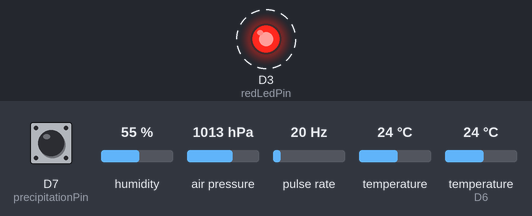
Simulated run of this sketch. Board: ESP8266 (NodeMCU). Shown: output pins drawn as LEDs (lit = HIGH). Wiring (inferred from the names in the program): pulse sensor: data D5. Dashed ring = blinking. The test bench sets the inputs (shaded band); at power-on: pulse rate 20 Hz, D7 (precipitationPin) HIGH, humidity 55 %, air pressure 1013 hPa, temperature 24 °C, temperature (sensor on D6) 24 °C. WiFi joins after 1.5 s; servers stay silent unless stated; uploads are accepted with an empty reply; what the sketch prints to the serial monitor is not drawn.

Above: at 1.2 s.
1.3 s: pulse rate (sensor on D5) set to 96 Hz
At 1.46 s:
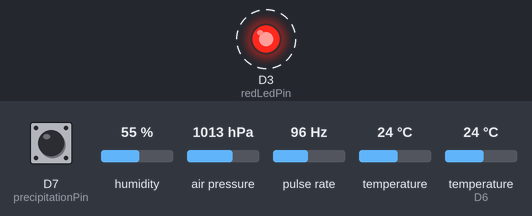
4.8 s: pulse rate (sensor on D5) set to 100 Hz
At 5.9 s:
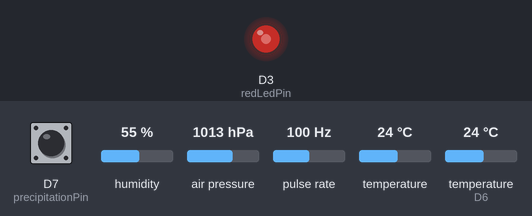
6.4 s: pulse rate (sensor on D5) set to 4 Hz
At 6.65 s:
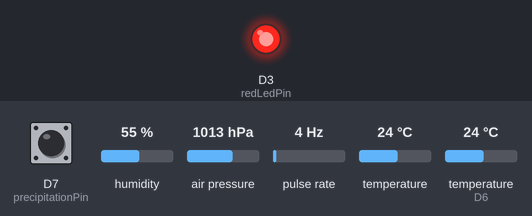
9.9 s: pulse rate (sensor on D5) set to 196 Hz
11.4 s: pulse rate (sensor on D5) set to 50 Hz
At 14.34 s:
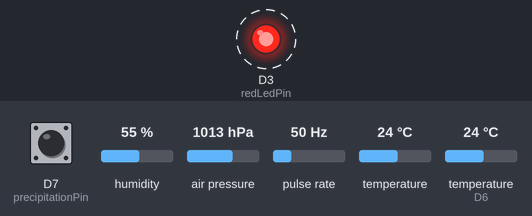
14.9 s: pulse rate (sensor on D5) set to 102 Hz
Timing chart, 0 to 17.5 s (numbered marks = the images above; inputs shaded):
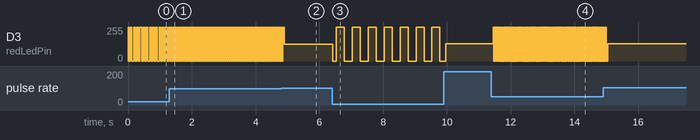

Measured:
- the behaviour switches between 99 and 100 Hz on pulse rate (sensor on D5) (found by bisection; images 1 and 2)
- after the input at 1.3 s, D3 (redLedPin): alternates 255/255 for 0.01 s and 0/255 for 0.01 s, starting after 0.07 s
- after the input at 6.4 s, D3 (redLedPin): 127/255 → 0/255 at once, then repeats every 0.50 s: 255/255 0.25 s, 0/255 0.25 s
- after the input at 11.4 s, D3 (redLedPin): alternates 255/255 for 0.02 s and 0/255 for 0.02 s, starting after 0.05 s
- by itself, D3 (redLedPin): alternates 255/255 for 0.05 s and 0/255 for 0.05 s

The sketch:

weatherStation.ino
```cpp
#include <DHT.h>
#include <DHT_U.h>
#include <SFE_BMP180.h>
#include <Wire.h>
#include <math.h>

// enable / disable subsystems
const int isAnemometerActive = 1;
const int isRainmeterActive  = 1;
const int isWindvaneActive   = 1;
const int isDhtActive        = 1;
const int isBmpActive        = 1;

// direction for vane
// S, SW, W, NW, N, NE, E, SE
const int windVaneOffset = 0;

// pin definitions
const int anemometerPin    = 14;
const int precipitationPin = 13;
const int sdaPin           = 4;
const int sclPin           = 5;
const int windvanePin      = A0;
const int redLedPin        = 0;

#define DHTPIN 12     // what digital pin we're connected to
#define DHTTYPE DHT22 // DHT 22  (AM2302), AM2321
DHT dht(DHTPIN, DHTTYPE);

// timekeeping
unsigned long lastNtpCheckTime       = 0;
const unsigned long thresholdTimeNtp = 10000; // ten sec threshold

volatile unsigned long previousWindInterruptTime = 0;
volatile unsigned long previousRainInterruptTime = 0;
volatile unsigned long previousGustResetTime     = 0;

// counters used in the ISR's
volatile int windCounter       = 0;
volatile int rainCounterHourly = 0;
volatile int rainCounterDaily  = 0;
volatile int vaneDirection     = 0;
volatile int gustMaxRecorded   = 0;
volatile int gustCounter       = 0;

volatile boolean redLedState = true;

const unsigned int interruptSleep       = 2;   // milliseconds delay to avoid multiple readings
const unsigned long windFeedbackSeconds = 120; // every other minute

const float windSpeed     = 0.666667f; // 2.4 km/h == 0.667 m/s
const float windSpeedMph  = 1.4913;    // 2.4 km/h == 0.667 m/s == 1.4913 m/h
const float rainSpeedInch = 0.0011f;   // 0.2794 mm precipitation on every bucket emptying
const float rainSpeedMm   = 0.2794f;   // 0.2794 mm precipitation on every bucket emptying

const String wuBegin = "https://weatherstation.wunderground.com/weatherstation/updateweatherstation.php?ID=IHORDALA133&PASSWORD=MXLVDW6X&dateutc=now";
const String wuEnd   = "&action=updateraw";

const String wuTemp        = "&tempf=";            // ok
const String wuHumid       = "&humidity=";         // ok
const String wuDewpt       = "&dewptf=";           // ok
const String wuRain        = "&rainin=";           // ok
const String wuDailyRain   = "&dailyrainin=";      // ok
const String wuBaro        = "&baromin=";          // ok
const String wuBaroTemp    = "&temp2f=";           // ok
const String wuWinddir     = "&winddir=";          // ok
const String wuWindspeed   = "&windspdmph=";       // ok
const String wuWindspeed2m = "&windspdmph_avg2m="; // ok
const String wuGustspeed   = "&windgustmph=";      // ok

SFE_BMP180 pressure;

#define ALTITUDE 56.0 // Fantoftneset 4

enum REPORT
{
    EVERY_OTHER_MINUTE,
    HOURLY,
    DAILY
};

String floatToString(float& floatval, int precision)
{
    int intval     = (int)floatval; // downcast
    float decimals = floatval - (float)intval;

    int power = pow(10, precision);

    decimals *= power;
    int intdecimals = (int)decimals; // downcast

    String s;
    s += intval;
    s += ".";

    for (int i = 0; i < precision - 1; ++i) // n-1 times
    {
        power /= 10;
        if (intdecimals < power)
            s += "0";
    }

    s += intdecimals;

    return s;
}

void toggleLedRed()
{
    digitalWrite(redLedPin, redLedState);
    redLedState = !redLedState;
}

void setup()
{
    Serial.begin(9600);

    if (pressure.begin())
        Serial.println("BMP180 init success");
    else
        Serial.println("BMP180 init fail\n\n");

    pinMode(redLedPin, OUTPUT);
    pinMode(redLedPin, redLedState);
    digitalWrite(anemometerPin, HIGH);
    pinMode(windvanePin, INPUT);
    pinMode(anemometerPin, INPUT_PULLUP);
    pinMode(precipitationPin, INPUT_PULLUP);
    pinMode(DHTPIN, INPUT_PULLUP);

    dht.begin();

    attachInterrupt(anemometerPin, windInterrupt, FALLING);
    attachInterrupt(precipitationPin, rainInterrupt, FALLING);

    toggleLedRed();
    networkSetup();
}

void transmitWeatherData(REPORT report)
{
    String wuString = wuBegin;

    if (isWindvaneActive == 1)
    {
        vaneDirection = mapVaneDirection();
        Serial.print("Wane Dir: ");
        Serial.println(vaneDirection);
        wuString += wuWinddir;
        wuString += vaneDirection;
    }

    if (isAnemometerActive == 1) // every other minute
    {
        float windAmount    = (windSpeed * (((float)windCounter) / 2.0f) / (float)windFeedbackSeconds);
        float windAmountMph = (windSpeedMph * (((float)windCounter) / 2.0f) / (float)windFeedbackSeconds);
        float windGustMph   = (windSpeedMph * ((float)gustMaxRecorded) / 2.0f);

        Serial.print("WindGust: ");
        Serial.print(windGustMph);
        Serial.println(" mph");

        Serial.print("WindSpeed: ");
        Serial.print(windAmountMph);
        Serial.println(" mph");

        Serial.print("Wind: ");
        Serial.print(windAmount);
        Serial.println(" ms");

        windCounter     = 0; // reset
        gustMaxRecorded = 0; // reset

        wuString += wuGustspeed;
        wuString += floatToString(windGustMph, 4);

        // instantaneous
        wuString += wuWindspeed;
        wuString += floatToString(windAmountMph, 4);

        // avg 2m
        wuString += wuWindspeed2m;
        wuString += floatToString(windAmountMph, 4);
    }

    if (isRainmeterActive == 1)
    {
        if (report == HOURLY || report == DAILY) // implies the same
        {
            float rainAmountInch = rainSpeedInch * (float)rainCounterHourly;
            float rainAmountMm   = rainSpeedMm * (float)rainCounterHourly;
            Serial.print("Rain mm: ");
            Serial.print(floatToString(rainAmountMm, 4));
            Serial.print("\tRain Inches: ");
            Serial.println(floatToString(rainAmountInch, 4));
            wuString += wuRain;
            wuString += floatToString(rainAmountInch, 4);
            rainCounterHourly = 0; // reset
        }

        float rainAmountInchDaily = rainSpeedInch * (float)rainCounterDaily;
        wuString += wuDailyRain;
        wuString += floatToString(rainAmountInchDaily, 4);

        if (report == DAILY)
        {
            rainCounterDaily = 0; // reset
        }
    }

    if (isDhtActive == 1)
    {
        float humidity = dht.readHumidity();
        float tempc    = dht.readTemperature();     // Read temperature as Celsius (the default)
        float tempf    = dht.readTemperature(true); // Read temperature as Fahrenheit (isFahrenheit = true)
        float dew      = 237.7f * (17.27f * tempc / (237.7f + tempc) + log(humidity / 100.0f)) / (17.27f - (17.27f * tempc / (237.7f + tempc) + log(humidity / 100.0f)));
        dew            = dew * (9.0f / 5.0f) + 32.0f; // to fahrenheit

        Serial.print("Humidity: ");
        Serial.print(humidity);
        Serial.print(" %\t");
        Serial.print("Temperature: ");
        Serial.print(tempc);
        Serial.print(" *C ");
        Serial.print(tempf);
        Serial.println(" *F");
        Serial.print("Dew:");
        Serial.println(dew);

        wuString += wuHumid;
        wuString += humidity;
        wuString += wuTemp;
        wuString += tempf;
        wuString += wuDewpt;
        wuString += dew;
    }

    if (isBmpActive == 1)
    {
        char status;
        double T, P, p0, a;

        status = pressure.startTemperature();

        if (status != 0)
        {
            delay(status);

            status = pressure.getTemperature(T);
            if (status != 0)
            {
                // Print out the measurement:
                Serial.print("temperature: ");
                Serial.print(T, 2);
                Serial.print(" deg C, ");
                Serial.print((9.0 / 5.0) * T + 32.0, 2);
                Serial.println(" deg F");

                status = pressure.startPressure(3);
                if (status != 0)
                {
                    delay(status);
                    status = pressure.getPressure(P, T);

                    if (status != 0)
                    {
                        // Print out the measurement:
                        Serial.print("absolute pressure: ");
                        Serial.print(P, 2);
                        Serial.print(" mb, ");
                        Serial.print(P * 0.0295333727, 2);
                        Serial.println(" inHg");

                        p0 = pressure.sealevel(P, ALTITUDE);
                        Serial.print("relative (sea-level) pressure: ");
                        Serial.print(p0, 2);
                        Serial.print(" mb, ");
                        Serial.print(p0 * 0.0295333727, 2);
                        Serial.println(" inHg");

                        float fp0 = (float)(p0 * 0.0295333727);
                        float tf  = (9.0f / 5.0f) * (float)T + 32.0f;

                        wuString += wuBaro;
                        wuString += floatToString(fp0, 2);
                        wuString += wuBaroTemp;
                        wuString += floatToString(tf, 2);
                    }
                    else
                        Serial.println("error retrieving pressure measurement\n");
                }
                else
                    Serial.println("error starting pressure measurement\n");
            }
            else
                Serial.println("error retrieving temperature measurement\n");
        }
        else
            Serial.println("error starting temperature measurement\n");
    }

    wuString += wuEnd;
    Serial.println(wuString);

    transmitDataToWeatherUnderground(wuString);
}

int mapVaneDirection()
{
    int vaneValue            = analogRead(windvanePin);
    int vaneDirectionDegrees = 0;

    if (vaneValue > 800) // north
        vaneDirectionDegrees = 0;
    else if (vaneValue > 740) // north east
        vaneDirectionDegrees = 45;
    else if (vaneValue > 600) // east
        vaneDirectionDegrees = 90;
    else if (vaneValue > 500) // north west
        vaneDirectionDegrees = 315;
    else if (vaneValue > 350) // south east
        vaneDirectionDegrees = 135;
    else if (vaneValue > 200) // west
        vaneDirectionDegrees = 270;
    else if (vaneValue > 100) // south west
        vaneDirectionDegrees = 225;
    else // south
        vaneDirectionDegrees = 180;

    return vaneDirectionDegrees;
}

void loop()
{
    unsigned long currentTime = millis();

    if ((lastNtpCheckTime + thresholdTimeNtp) <= currentTime)
    {
        lastNtpCheckTime = currentTime;
        checkForNtpUpdate();
    }

    if (reportNewDay())
    {
        transmitWeatherData(DAILY);
    }
    else if (reportNewHour())
    {
        transmitWeatherData(HOURLY);
    }
    else if (reportEveryOtherMinute())
    {
        transmitWeatherData(EVERY_OTHER_MINUTE);
    }
}

/**
* ISR for rain sensor measurements
*/
void rainInterrupt()
{
    volatile unsigned long currentMillis = millis();

    if ((previousRainInterruptTime + interruptSleep) <= currentMillis)
    {
        toggleLedRed();
        ++rainCounterHourly;
        ++rainCounterDaily;

        previousRainInterruptTime = currentMillis;
    }
}

/**
* ISR for wind sendor measurements
*/
void windInterrupt()
{
    volatile unsigned long currentMillis = millis();
    volatile long diffTime               = (currentMillis - previousWindInterruptTime);

    if (diffTime > interruptSleep)
    {
        toggleLedRed();
        ++windCounter;

        if ((currentMillis - previousGustResetTime) < 1000) // if time is less than a second
            ++gustCounter;
        else
        {
            gustCounter           = 1;
            previousGustResetTime = currentMillis;
        }

        if (gustCounter > gustMaxRecorded) // update max recorded wind
            gustMaxRecorded = gustCounter;

        previousWindInterruptTime = currentMillis;
    }
}
```

weatherNetwork.ino
```cpp
#include <ESP8266HTTPClient.h>
#include <ESP8266WiFi.h>
#include <ESP8266WiFiMulti.h>
#include <WiFiUdp.h>

#define NETWORK_DR
#ifdef NETWORK_DR
const char* ssid     = "datarespons";
const char* password = "DRwireless";
#endif

ESP8266WiFiMulti WiFiMulti;
HTTPClient http;
WiFiUDP UDP; // Create an instance of the WiFiUDP class to send and receive
IPAddress timeServerIP;
const char* NTPServerName = "no.pool.ntp.org";
const int NTP_PACKET_SIZE = 48;  // NTP time stamp is in the first 48 bytes of the message
byte NTPBuffer[NTP_PACKET_SIZE]; // buffer to hold incoming and outgoing packets

// ntp
unsigned long intervalNTP     = 60000; // Request NTP time every minute
unsigned long prevNTP         = 0;
unsigned long lastNTPResponse = 0;
uint32_t timeUNIX             = 0;
unsigned long prevActualTime  = 0;
unsigned long currentMillis   = 0;

// current time
volatile int m_currentHour      = 0;
volatile int m_currentMinute    = 0;
volatile int m_everyOtherMinute = 0;

void sendNTPpacket()
{
    memset(NTPBuffer, 0, NTP_PACKET_SIZE); // set all bytes in the buffer to 0
    // Initialize values needed to form NTP request
    NTPBuffer[0] = 0b11100011; // LI, Version, Mode
    // send a packet requesting a timestamp:
    UDP.beginPacket(timeServerIP, 123); // NTP requests are to port 123
    UDP.write(NTPBuffer, NTP_PACKET_SIZE);
    UDP.endPacket();
}

void networkSetup()
{
    WiFiMulti.addAP(ssid, password);
    UDP.begin(123);

    if (!WiFi.hostByName(NTPServerName, timeServerIP)) // Get the IP address of the NTP server
    {
        Serial.println("DNS lookup failed. Rebooting.");
        Serial.flush();
        ESP.reset();
    }

    Serial.print("Time server IP:\t");
    Serial.println(timeServerIP);

    Serial.println("\r\nSending NTP request ...");
    sendNTPpacket();
}

void transmitDataToWeatherUnderground(String& wuAddressWithData)
{
    if ((WiFiMulti.run() == WL_CONNECTED))
    {
        http.begin(wuAddressWithData, "12 DB BB 24 8E 0F 6F D4 63 EC 45 DD 5B ED 37 D7 6F B1 5F E5"); // wunderground ssl fingerprint
        int httpCode = http.GET();

        if (httpCode > 0)
        {
            if (httpCode == HTTP_CODE_OK)
            {
                String payload = http.getString();
                Serial.println(payload);
            }
        }
        else
        {
            Serial.printf("[HTTP] GET... failed, error: %s\n", http.errorToString(httpCode).c_str());
        }

        http.end();
    }
}

void checkForNtpUpdate()
{
    currentMillis = millis();

    if (currentMillis - prevNTP > intervalNTP) // If a minute has passed since last NTP request
    {
        prevNTP = currentMillis;
        Serial.println("\r\nSending NTP request ...");
        sendNTPpacket();
    }

    uint32_t time = getTime(); // Check if an NTP response has arrived and get the (UNIX) time

    if (time) // If a new timestamp has been received
    {
        timeUNIX = time;
        Serial.print("NTP response:\t");
        Serial.println(timeUNIX);
        lastNTPResponse = currentMillis;
    }
    else if ((currentMillis - lastNTPResponse) > 3600000)
    {
        Serial.println("More than 1 hour since last NTP response. Rebooting.");
        Serial.flush();
        ESP.reset();
    }

    //printTime();
}

uint32_t getTime()
{
    if (UDP.parsePacket() == 0)
    { // If there's no response (yet)
        return 0;
    }

    UDP.read(NTPBuffer, NTP_PACKET_SIZE); // read the packet into the buffer
    // Combine the 4 timestamp bytes into one 32-bit number
    uint32_t NTPTime = (NTPBuffer[40] << 24) | (NTPBuffer[41] << 16) | (NTPBuffer[42] << 8) | NTPBuffer[43];
    // Convert NTP time to a UNIX timestamp:
    // Unix time starts on Jan 1 1970. That's 2208988800 seconds in NTP time:
    const uint32_t seventyYears = 2208988800UL;
    // subtract seventy years:
    uint32_t UNIXTime = NTPTime - seventyYears;
    return UNIXTime;
}

bool reportNewHour()
{
    int nowMinute     = getMinutes(getUnixTime());
    bool timeRollover = false;

    if (nowMinute < m_currentMinute)
        timeRollover = true;

    m_currentMinute = nowMinute;
    return timeRollover;
}

bool reportNewDay()
{
    int nowHour       = getHours(getUnixTime());
    bool timeRollover = false;

    if (nowHour < m_currentHour)
        timeRollover = true;

    m_currentHour = nowHour;
    return timeRollover;
}

bool reportEveryOtherMinute()
{
    int nowMinute     = getMinutes(getUnixTime());
    bool timeRollover = false;

    if ((nowMinute % 2 == 0) && nowMinute != m_everyOtherMinute)
        timeRollover = true;

    m_everyOtherMinute = nowMinute;
    return timeRollover;
}

void printTime()
{
    uint32_t actualTime = getUnixTime();

    if (actualTime != prevActualTime && timeUNIX != 0) { // If a second has passed since last print
        prevActualTime = actualTime;
        Serial.printf("\rUTC time:\t%d:%d:%d\n", getHours(actualTime), getMinutes(actualTime), getSeconds(actualTime));
    }
}

inline uint32_t getUnixTime()
{
    currentMillis = millis();
    return (uint32_t)(timeUNIX + (currentMillis - lastNTPResponse) / 1000);
}

inline int getSeconds(uint32_t UNIXTime)
{
    return UNIXTime % 60;
}
inline int getMinutes(uint32_t UNIXTime)
{
    return UNIXTime / 60 % 60;
}
inline int getHours(uint32_t UNIXTime)
{
    return UNIXTime / 3600 % 24;
}
```
